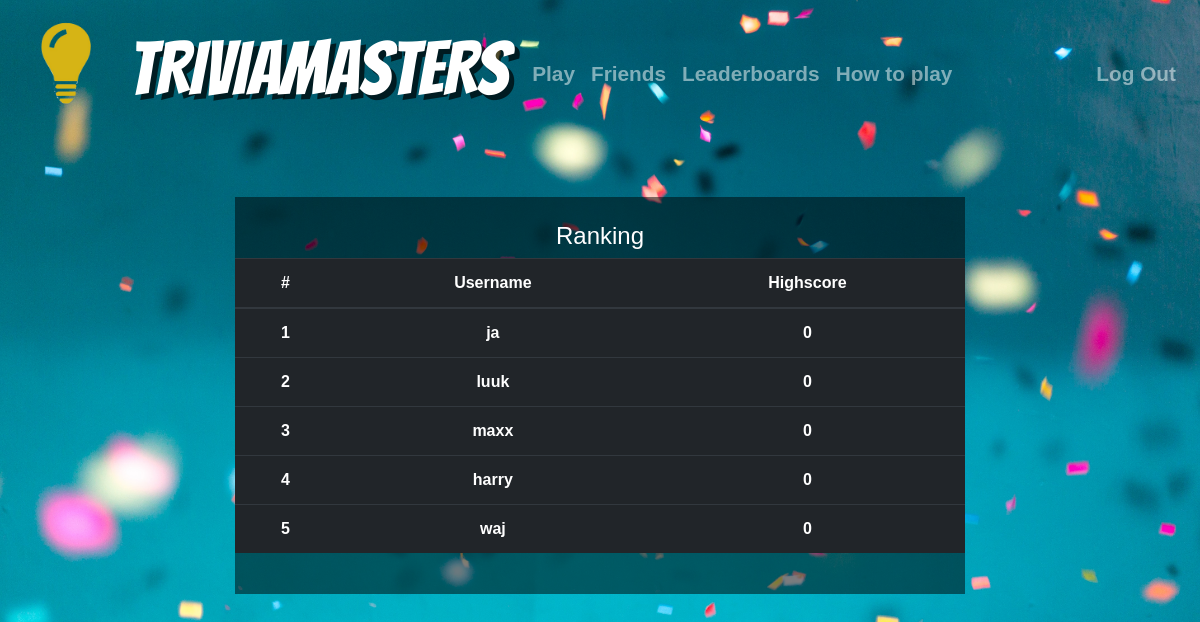
The app's page /leaderboards (signed in), older data.
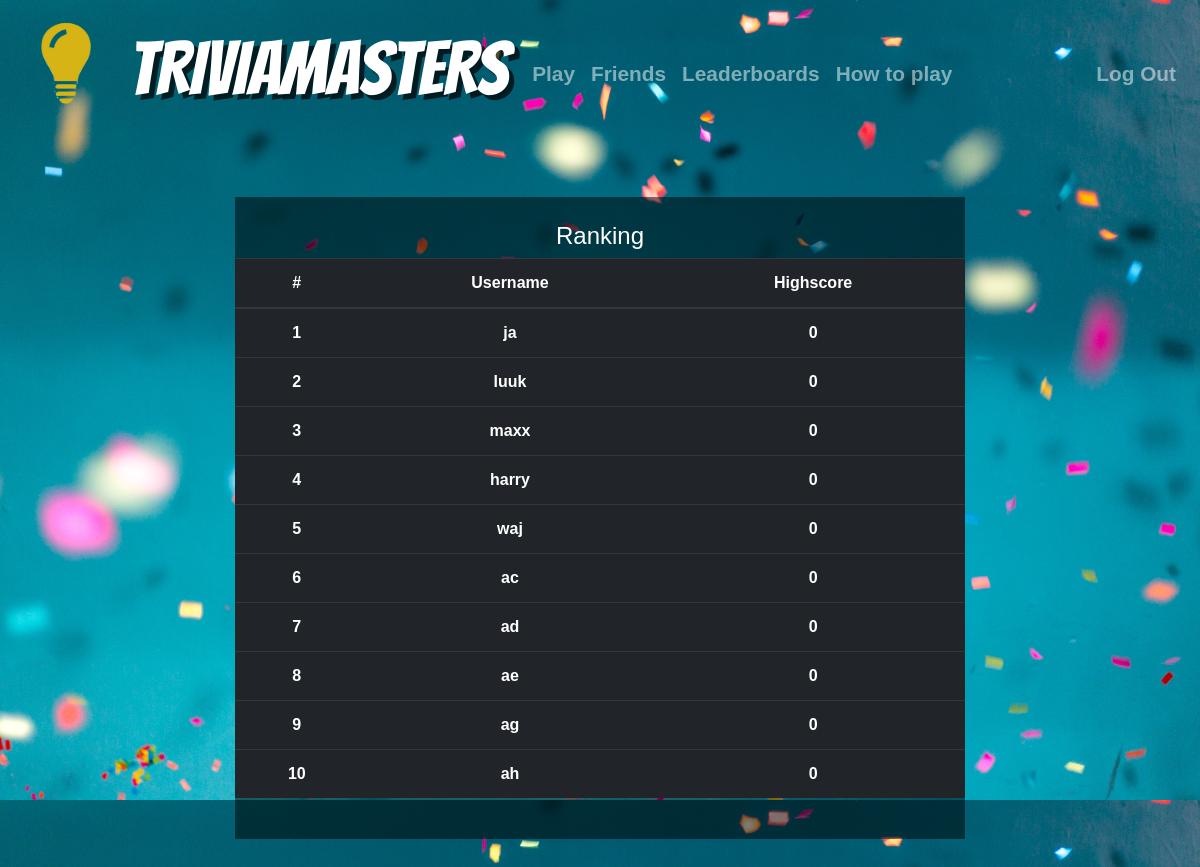
The same page, newer data.
### tables this page shows
CREATE TABLE 'users' ('id' integer PRIMARY KEY NOT NULL, 'username' , 'hash' , 'highscore' );

### application.py (the view)
@app.route("/leaderboards", methods=["GET", "POST"])
@login_required
def leaderboards():
    if request.method == "POST":
        return render_template("leaderboards.html")
    else:
        hscores= db.execute("SELECT highscore, username FROM users")
        user_count = []
        for i in range(11):
            if i > 0:
                user_count.append(i)
        hscores = (sorted(hscores, key = lambda i: int(i['highscore']), reverse=True))[:10]
        ranking = zip(hscores,user_count)
        return render_template("leaderboards.html", ranking=ranking)

### application.py (called while the page is built)
@app.after_request
def after_request(response):
    response.headers["Cache-Control"] = "no-cache, no-store, must-revalidate"
    response.headers["Expires"] = 0
    response.headers["Pragma"] = "no-cache"
    return response

### helpers.py (called while the page is built)
def login_required(f):
    @wraps(f)
    def decorated_function(*args, **kwargs):
        if session.get("user_id") is None:
            return redirect("/login")
        return f(*args, **kwargs)
    return decorated_function

### templates/leaderboards.html (shortened to what this page needs)
{% extends "layout.html" %}
{% block main %}
<field>
<h4> Ranking</h4>
<table class="table table-dark">
  <thead>
    <tr>
      <th scope="col">#</th>
      <th scope="col">Username</th>
      <th scope="col">Highscore</th>
    </tr>
  </thead>
  <tbody>
    {% for score, count in ranking%}
    <tr>
      <th scope="row">{{ count }}</th>
      <td>{{ score.username}}</td>
      <td>{{ score.highscore}}</td>
    </tr>
    {% endfor %}
  </tbody>
</table>
</field>
{% endblock %}

### templates/layout.html (shortened to what this page needs)
<!DOCTYPE html>
<html lang="en">
    <head>
        <link href="https://maxcdn.bootstrapcdn.com/bootstrap/4.1.3/css/bootstrap.min.css" rel="stylesheet">
        <link href="/static/styles.css" rel="stylesheet">
    </head>
    <body>
        <nav class="navbar navbar-expand-md navbar-dark">
            {% if session.user_id %}
            <a class="navbar-brand" href="/userpage">
                 <img src="/static/bulb.png" width="100" height="100" class="d-inline-block align-top" alt="">
                    <name>Triviamasters</name>
            </a>
            {% else %}
            <a class="navbar-brand" href="/">
                 <img src="/static/bulb.png" width="100" height="100" class="d-inline-block align-top" alt="">
                    <name>Triviamasters</name>
            </a>
            {% endif %}
            <div class="collapse navbar-collapse" id="navbar">
                {% if session.user_id %}
                    <ul class="navbar-nav mr-auto mt-2">
                        <li class="nav-item"><a class="nav-link" href="/play">Play</a></li>
                        <li class="nav-item"><a class="nav-link" href="/friends">Friends</a></li>
                        <li class="nav-item"><a class="nav-link" href="/leaderboards">Leaderboards</a></li>
                        <li class="nav-item"><a class="nav-link" href="/about">How to play</a></li>
                    </ul>
                    <ul class="navbar-nav ml-auto mt-2">
                        <li class="nav-item"><a class="nav-link" href="/logout">Log Out</a></li>
                    </ul>
                {% else %}
                    <ul class="navbar-nav ml-auto mt-2">
                        <li class="nav-item"><a class="nav-link" href="/about">How to play</a></li>
                        <li class="nav-item"><a class="nav-link" href="/register">Register</a></li>
                        <li class="nav-item"><a class="nav-link" href="/login">Log In</a></li>
                    </ul>
                {% endif %}
            </div>
        </nav>
        <main class="container p-5">
            {% block main %}{% endblock %}
        </main>
    </body>
</html>

### static/styles.css (style rules this page uses)
name { text-align: center; font-weight: normal; color: #fff; text-transform: uppercase; font-size: 75px; white-space: nowrap; z-index: 1000; font-family: 'Bangers', cursive; text-shadow: 5px 5px 0 rgba(0, 0, 0, 0.7); }
field { text-align: center; display: inline-block; background-color: rgba(0, 0, 0, .5); padding: 25px 0px; width: 70%; margin-top:10px; }
nav { background-color: transparent; color: white; }
body { background-image: url("background.jpg"); background-size: 100%; background-color: #d3d3d3; font-family: "Arial"; color: white; font-weight: bolder; }
nav .navbar-brand { font-family:"Arial"; color: white !important; font-weight: normal; font-size: 45px; }
#navbar { font-size: 1.3em; font-weight: bolder; box-shadow: none; }
main { overflow-x: auto; text-align: center; }

Row changes from the older to the newer data that the page shows:
added users: id "6", username "ac", highscore "0"
added users: id "7", username "ad", highscore "0"
added users: id "8", username "ae", highscore "0"
added users: id "9", username "ag", highscore "0"
added users: id "10", username "ah", highscore "0"
